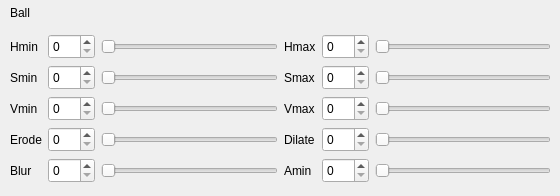
        <widget class="QWidget" name="pageVisionHSVCalibrationBall">
         <widget class="QWidget" name="layoutWidget_10">
          <property name="geometry">
           <rect>
            <x>10</x>
            <y>30</y>
            <width>541</width>
            <height>157</height>
           </rect>
          </property>
          <layout class="QGridLayout" name="gridLayoutVisionHSVCalibrationBall">
           <item row="0" column="0">
            <layout class="QGridLayout" name="gridLayoutVisionHSVCalibrationBall_2">
             <item row="0" column="0">
              <widget class="QLabel" name="labelVisionHSVCalibrationBallHmin">
               <property name="minimumSize">
                <size>
                 <width>0</width>
                 <height>25</height>
                </size>
               </property>
               <property name="maximumSize">
                <size>
                 <width>16777215</width>
                 <height>25</height>
                </size>
               </property>
               <property name="text">
                <string>Hmin</string>
               </property>
              </widget>
             </item>
             <item row="0" column="1">
              <widget class="QSpinBox" name="spinBoxVisionHSVCalibrationBallHmin">
               <property name="minimumSize">
                <size>
                 <width>0</width>
                 <height>25</height>
                </size>
               </property>
               <property name="maximumSize">
                <size>
                 <width>16777215</width>
                 <height>25</height>
                </size>
               </property>
               <property name="readOnly">
                <bool>false</bool>
               </property>
               <property name="minimum">
                <number>0</number>
               </property>
               <property name="maximum">
                <number>255</number>
               </property>
               <property name="value">
                <number>0</number>
               </property>
              </widget>
             </item>
             <item row="0" column="2">
              <widget class="QSlider" name="horizontalSliderVisionHSVCalibrationBallHmin">
               <property name="minimumSize">
                <size>
                 <width>0</width>
                 <height>25</height>
                </size>
               </property>
               <property name="maximumSize">
                <size>
                 <width>16777215</width>
                 <height>25</height>
                </size>
               </property>
               <property name="minimum">
                <number>0</number>
               </property>
               <property name="maximum">
                <number>255</number>
               </property>
               <property name="tracking">
                <bool>true</bool>
               </property>
               <property name="orientation">
                <enum>Qt::Horizontal</enum>
               </property>
               <property name="invertedAppearance">
                <bool>false</bool>
               </property>
              </widget>
             </item>
             <item row="1" column="0">
              <widget class="QLabel" name="labelVisionHSVCalibrationBallSmin">
               <property name="minimumSize">
                <size>
                 <width>0</width>
                 <height>25</height>
                </size>
               </property>
               <property name="maximumSize">
                <size>
                 <width>16777215</width>
                 <height>25</height>
                </size>
               </property>
               <property name="text">
                <string>Smin</string>
               </property>
              </widget>
             </item>
             <item row="1" column="1">
              <widget class="QSpinBox" name="spinBoxVisionHSVCalibrationBallSmin">
               <property name="minimumSize">
                <size>
                 <width>0</width>
                 <height>25</height>
                </size>
               </property>
               <property name="maximumSize">
                <size>
                 <width>16777215</width>
                 <height>25</height>
                </size>
               </property>
               <property name="readOnly">
                <bool>false</bool>
               </property>
               <property name="minimum">
                <number>0</number>
               </property>
               <property name="maximum">
                <number>255</number>
               </property>
               <property name="value">
                <number>0</number>
               </property>
              </widget>
             </item>
             <item row="1" column="2">
              <widget class="QSlider" name="horizontalSliderVisionHSVCalibrationBallSmin">
               <property name="minimumSize">
                <size>
                 <width>0</width>
                 <height>25</height>
                </size>
               </property>
               <property name="maximumSize">
                <size>
                 <width>16777215</width>
                 <height>25</height>
                </size>
               </property>
               <property name="minimum">
                <number>0</number>
               </property>
               <property name="maximum">
                <number>255</number>
               </property>
               <property name="tracking">
                <bool>true</bool>
               </property>
               <property name="orientation">
                <enum>Qt::Horizontal</enum>
               </property>
               <property name="invertedAppearance">
                <bool>false</bool>
               </property>
              </widget>
             </item>
             <item row="2" column="0">
              <widget class="QLabel" name="labelVisionHSVCalibrationBallVmin">
               <property name="minimumSize">
                <size>
                 <width>0</width>
                 <height>25</height>
                </size>
               </property>
               <property name="maximumSize">
                <size>
                 <width>16777215</width>
                 <height>25</height>
                </size>
               </property>
               <property name="text">
                <string>Vmin</string>
               </property>
              </widget>
             </item>
             <item row="2" column="1">
              <widget class="QSpinBox" name="spinBoxVisionHSVCalibrationBallVmin">
               <property name="minimumSize">
                <size>
                 <width>0</width>
                 <height>25</height>
                </size>
               </property>
               <property name="maximumSize">
                <size>
                 <width>16777215</width>
                 <height>25</height>
                </size>
               </property>
               <property name="readOnly">
                <bool>false</bool>
               </property>
               <property name="minimum">
                <number>0</number>
               </property>
               <property name="maximum">
                <number>255</number>
               </property>
               <property name="value">
                <number>0</number>
               </property>
              </widget>
             </item>
             <item row="2" column="2">
              <widget class="QSlider" name="horizontalSliderVisionHSVCalibrationBallVmin">
               <property name="minimumSize">
                <size>
                 <width>0</width>
                 <height>25</height>
                </size>
               </property>
               <property name="maximumSize">
                <size>
                 <width>16777215</width>
                 <height>25</height>
                </size>
               </property>
               <property name="minimum">
                <number>0</number>
               </property>
               <property name="maximum">
                <number>255</number>
               </property>
               <property name="tracking">
                <bool>true</bool>
               </property>
               <property name="orientation">
                <enum>Qt::Horizontal</enum>
               </property>
               <property name="invertedAppearance">
                <bool>false</bool>
               </property>
              </widget>
             </item>
             <item row="3" column="0">
              <widget class="QLabel" name="labelVisionHSVCalibrationBallErode">
               <property name="minimumSize">
                <size>
                 <width>0</width>
                 <height>25</height>
                </size>
               </property>
               <property name="maximumSize">
                <size>
                 <width>16777215</width>
                 <height>25</height>
                </size>
               </property>
               <property name="text">
                <string>Erode</string>
               </property>
              </widget>
             </item>
             <item row="3" column="1">
              <widget class="QSpinBox" name="spinBoxVisionHSVCalibrationBallErode">
               <property name="minimumSize">
                <size>
                 <width>0</width>
                 <height>25</height>
                </size>
               </property>
               <property name="maximumSize">
                <size>
                 <width>16777215</width>
                 <height>25</height>
                </size>
               </property>
               <property name="readOnly">
                <bool>false</bool>
               </property>
               <property name="minimum">
                <number>0</number>
               </property>
               <property name="maximum">
                <number>255</number>
               </property>
               <property name="value">
                <number>0</number>
               </property>
              </widget>
             </item>
             <item row="3" column="2">
              <widget class="QSlider" name="horizontalSliderVisionHSVCalibrationBallErode">
               <property name="minimumSize">
                <size>
                 <width>0</width>
                 <height>25</height>
                </size>
               </property>
               <property name="maximumSize">
                <size>
                 <width>16777215</width>
                 <height>25</height>
                </size>
               </property>
               <property name="minimum">
                <number>0</number>
               </property>
               <property name="maximum">
                <number>255</number>
               </property>
               <property name="tracking">
                <bool>true</bool>
               </property>
               <property name="orientation">
                <enum>Qt::Horizontal</enum>
               </property>
               <property name="invertedAppearance">
                <bool>false</bool>
               </property>
              </widget>
             </item>
             <item row="4" column="0">
              <widget class="QLabel" name="labelVisionHSVCalibrationBallBlur">
               <property name="minimumSize">
                <size>
                 <width>0</width>
                 <height>25</height>
                </size>
               </property>
               <property name="maximumSize">
                <size>
                 <width>16777215</width>
                 <height>25</height>
                </size>
               </property>
               <property name="text">
                <string>Blur</string>
               </property>
              </widget>
             </item>
             <item row="4" column="1">
              <widget class="QSpinBox" name="spinBoxVisionHSVCalibrationBallBlur">
               <property name="minimumSize">
                <size>
                 <width>0</width>
                 <height>25</height>
                </size>
               </property>
               <property name="maximumSize">
                <size>
                 <width>16777215</width>
                 <height>25</height>
                </size>
               </property>
               <property name="readOnly">
                <bool>false</bool>
               </property>
               <property name="minimum">
                <number>0</number>
               </property>
               <property name="maximum">
                <number>255</number>
               </property>
               <property name="value">
                <number>0</number>
               </property>
              </widget>
             </item>
             <item row="4" column="2">
              <widget class="QSlider" name="horizontalSliderVisionHSVCalibrationBallBlur">
               <property name="minimumSize">
                <size>
                 <width>0</width>
                 <height>25</height>
                </size>
               </property>
               <property name="maximumSize">
                <size>
                 <width>16777215</width>
                 <height>25</height>
                </size>
               </property>
               <property name="minimum">
                <number>0</number>
               </property>
               <property name="maximum">
                <number>255</number>
               </property>
               <property name="tracking">
                <bool>true</bool>
               </property>
               <property name="orientation">
                <enum>Qt::Horizontal</enum>
               </property>
               <property name="invertedAppearance">
                <bool>false</bool>
               </property>
              </widget>
             </item>
            </layout>
           </item>
           <item row="0" column="1">
            <layout class="QGridLayout" name="gridLayoutVisionHSVCalibrationBall_3">
             <item row="0" column="0">
              <widget class="QLabel" name="labelVisionHSVCalibrationBallHmax">
               <property name="minimumSize">
                <size>
                 <width>0</width>
                 <height>25</height>
                </size>
               </property>
               <property name="maximumSize">
                <size>
                 <width>16777215</width>
                 <height>25</height>
                </size>
               </property>
               <property name="text">
                <string>Hmax</string>
               </property>
              </widget>
             </item>
             <item row="0" column="1">
              <widget class="QSpinBox" name="spinBoxVisionHSVCalibrationBallHmax">
               <property name="minimumSize">
                <size>
                 <width>0</width>
                 <height>25</height>
                </size>
               </property>
               <property name="maximumSize">
                <size>
                 <width>16777215</width>
                 <height>25</height>
                </size>
               </property>
               <property name="readOnly">
                <bool>false</bool>
               </property>
               <property name="minimum">
                <number>0</number>
               </property>
               <property name="maximum">
                <number>255</number>
               </property>
               <property name="value">
                <number>0</number>
               </property>
              </widget>
             </item>
             <item row="0" column="2">
              <widget class="QSlider" name="horizontalSliderVisionHSVCalibrationBallHmax">
               <property name="minimumSize">
                <size>
                 <width>0</width>
                 <height>25</height>
                </size>
               </property>
               <property name="maximumSize">
                <size>
                 <width>16777215</width>
                 <height>25</height>
                </size>
               </property>
               <property name="minimum">
                <number>0</number>
               </property>
               <property name="maximum">
                <number>255</number>
               </property>
               <property name="tracking">
                <bool>true</bool>
               </property>
               <property name="orientation">
                <enum>Qt::Horizontal</enum>
               </property>
               <property name="invertedAppearance">
                <bool>false</bool>
               </property>
              </widget>
             </item>
             <item row="1" column="0">
              <widget class="QLabel" name="labelVisionHSVCalibrationBallSmax">
               <property name="minimumSize">
                <size>
                 <width>0</width>
                 <height>25</height>
                </size>
               </property>
               <property name="maximumSize">
                <size>
                 <width>16777215</width>
                 <height>25</height>
                </size>
               </property>
               <property name="text">
                <string>Smax</string>
               </property>
              </widget>
             </item>
             <item row="1" column="1">
              <widget class="QSpinBox" name="spinBoxVisionHSVCalibrationBallSmax">
               <property name="minimumSize">
                <size>
                 <width>0</width>
                 <height>25</height>
                </size>
               </property>
               <property name="maximumSize">
                <size>
                 <width>16777215</width>
                 <height>25</height>
                </size>
               </property>
               <property name="readOnly">
                <bool>false</bool>
               </property>
               <property name="minimum">
                <number>0</number>
               </property>
               <property name="maximum">
                <number>255</number>
               </property>
               <property name="value">
                <number>0</number>
               </property>
              </widget>
             </item>
             <item row="1" column="2">
              <widget class="QSlider" name="horizontalSliderVisionHSVCalibrationBallSmax">
               <property name="minimumSize">
                <size>
                 <width>0</width>
                 <height>25</height>
                </size>
               </property>
               <property name="maximumSize">
                <size>
                 <width>16777215</width>
                 <height>25</height>
                </size>
               </property>
               <property name="minimum">
                <number>0</number>
               </property>
               <property name="maximum">
                <number>255</number>
               </property>
               <property name="tracking">
                <bool>true</bool>
               </property>
               <property name="orientation">
                <enum>Qt::Horizontal</enum>
               </property>
               <property name="invertedAppearance">
                <bool>false</bool>
               </property>
              </widget>
             </item>
             <item row="2" column="0">
              <widget class="QLabel" name="labelVisionHSVCalibrationBallVmax">
               <property name="minimumSize">
                <size>
                 <width>0</width>
                 <height>25</height>
                </size>
               </property>
               <property name="maximumSize">
                <size>
                 <width>16777215</width>
                 <height>25</height>
                </size>
               </property>
               <property name="text">
                <string>Vmax</string>
               </property>
              </widget>
             </item>
             <item row="2" column="1">
              <widget class="QSpinBox" name="spinBoxVisionHSVCalibrationBallVmax">
               <property name="minimumSize">
                <size>
                 <width>0</width>
                 <height>25</height>
                </size>
               </property>
               <property name="maximumSize">
                <size>
                 <width>16777215</width>
                 <height>25</height>
                </size>
               </property>
               <property name="readOnly">
                <bool>false</bool>
               </property>
               <property name="minimum">
                <number>0</number>
               </property>
               <property name="maximum">
                <number>255</number>
               </property>
               <property name="value">
                <number>0</number>
               </property>
              </widget>
             </item>
             <item row="2" column="2">
              <widget class="QSlider" name="horizontalSliderVisionHSVCalibrationBallVmax">
               <property name="minimumSize">
                <size>
                 <width>0</width>
                 <height>25</height>
                </size>
               </property>
               <property name="maximumSize">
                <size>
                 <width>16777215</width>
                 <height>25</height>
                </size>
               </property>
               <property name="minimum">
                <number>0</number>
               </property>
               <property name="maximum">
                <number>255</number>
               </property>
               <property name="tracking">
                <bool>true</bool>
               </property>
               <property name="orientation">
                <enum>Qt::Horizontal</enum>
               </property>
               <property name="invertedAppearance">
                <bool>false</bool>
               </property>
              </widget>
             </item>
             <item row="3" column="0">
              <widget class="QLabel" name="labelVisionHSVCalibrationBallDilate">
               <property name="minimumSize">
                <size>
                 <width>0</width>
                 <height>25</height>
                </size>
               </property>
               <property name="maximumSize">
                <size>
                 <width>16777215</width>
                 <height>25</height>
                </size>
               </property>
               <property name="text">
                <string>Dilate</string>
               </property>
              </widget>
             </item>
             <item row="3" column="1">
              <widget class="QSpinBox" name="spinBoxVisionHSVCalibrationBallDilate">
               <property name="minimumSize">
                <size>
                 <width>0</width>
                 <height>25</height>
                </size>
               </property>
               <property name="maximumSize">
                <size>
                 <width>16777215</width>
                 <height>25</height>
                </size>
               </property>
               <property name="readOnly">
                <bool>false</bool>
               </property>
               <property name="minimum">
                <number>0</number>
               </property>
               <property name="maximum">
                <number>255</number>
               </property>
               <property name="value">
                <number>0</number>
               </property>
              </widget>
             </item>
             <item row="3" column="2">
              <widget class="QSlider" name="horizontalSliderVisionHSVCalibrationBallDilate">
               <property name="minimumSize">
                <size>
                 <width>0</width>
                 <height>25</height>
                </size>
               </property>
               <property name="maximumSize">
                <size>
                 <width>16777215</width>
                 <height>25</height>
                </size>
               </property>
               <property name="minimum">
                <number>0</number>
               </property>
               <property name="maximum">
                <number>255</number>
               </property>
               <property name="tracking">
                <bool>true</bool>
               </property>
               <property name="orientation">
                <enum>Qt::Horizontal</enum>
               </property>
               <property name="invertedAppearance">
                <bool>false</bool>
               </property>
              </widget>
             </item>
             <item row="4" column="0">
              <widget class="QLabel" name="labelVisionHSVCalibrationBallAmin">
               <property name="minimumSize">
                <size>
                 <width>0</width>
                 <height>25</height>
                </size>
               </property>
               <property name="maximumSize">
                <size>
                 <width>16777215</width>
                 <height>25</height>
                </size>
               </property>
               <property name="text">
                <string>Amin</string>
               </property>
              </widget>
             </item>
             <item row="4" column="1">
              <widget class="QSpinBox" name="spinBoxVisionHSVCalibrationBallAmin">
               <property name="minimumSize">
                <size>
                 <width>0</width>
                 <height>25</height>
                </size>
               </property>
               <property name="maximumSize">
                <size>
                 <width>16777215</width>
                 <height>25</height>
                </size>
               </property>
               <property name="readOnly">
                <bool>false</bool>
               </property>
               <property name="minimum">
                <number>0</number>
               </property>
               <property name="maximum">
                <number>255</number>
               </property>
               <property name="value">
                <number>0</number>
               </property>
              </widget>
             </item>
             <item row="4" column="2">
              <widget class="QSlider" name="horizontalSliderVisionHSVCalibrationBallAmin">
               <property name="minimumSize">
                <size>
                 <width>0</width>
                 <height>25</height>
                </size>
               </property>
               <property name="maximumSize">
                <size>
                 <width>16777215</width>
                 <height>25</height>
                </size>
               </property>
               <property name="minimum">
                <number>0</number>
               </property>
               <property name="maximum">
                <number>255</number>
               </property>
               <property name="tracking">
                <bool>true</bool>
               </property>
               <property name="orientation">
                <enum>Qt::Horizontal</enum>
               </property>
               <property name="invertedAppearance">
                <bool>false</bool>
               </property>
              </widget>
             </item>
            </layout>
           </item>
          </layout>
         </widget>
         <widget class="QLabel" name="labelVisionHSVCalibrationBallBall">
          <property name="geometry">
           <rect>
            <x>10</x>
            <y>0</y>
            <width>50</width>
            <height>25</height>
           </rect>
          </property>
          <property name="minimumSize">
           <size>
            <width>50</width>
            <height>25</height>
           </size>
          </property>
          <property name="maximumSize">
           <size>
            <width>50</width>
            <height>25</height>
           </size>
          </property>
          <property name="text">
           <string>Ball</string>
          </property>
          <property name="alignment">
           <set>Qt::AlignLeading|Qt::AlignLeft|Qt::AlignVCenter</set>
          </property>
         </widget>
        </widget>
